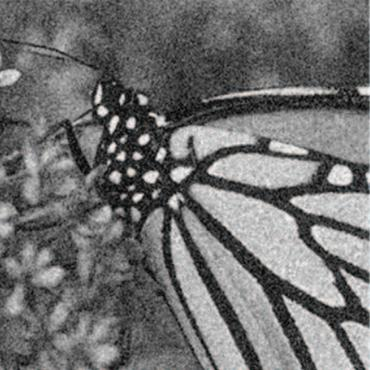
#> input picture LAB_6/LAB_6/noise.jpg, 370 x 370 px, found by its file name
$ python zad2.py
#> lines starting #> are read from the running program, lines starting #| are printed output that depends on the picture
import cv2

img_path = '/Users/mikolajszechniuk/Library/Mobile Documents/com~apple~CloudDocs/NAI/LAB_6/LAB_6/noise.jpg'
img = cv2.imread(img_path)
#> img is the input picture: shape (370, 370, 3); mean B, G, R 111, 111, 111.1
smooth_img = cv2.medianBlur(img, 5)
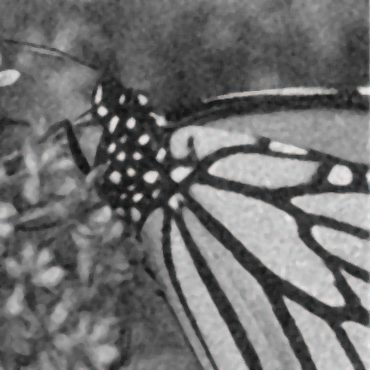
#> smooth_img: shape (370, 370, 3); mean B, G, R 111, 111.1, 111.1


edge_before = cv2.Canny(img,100,200 )
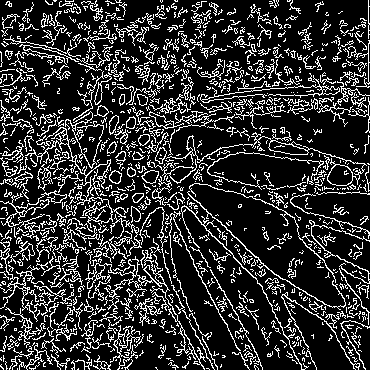
#> edge_before: shape (370, 370); 19.5% white in thin lines or dots
cv2.imshow('img', edge_before)
edge_after = cv2.Canny(smooth_img,100,200)
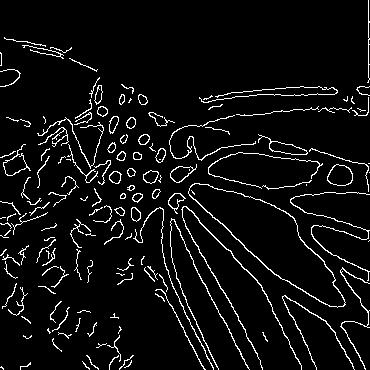
#> edge_after: shape (370, 370); 5.9% white in thin lines or dots
cv2.imshow('img1', edge_after)

cv2.waitKey(0)
cv2.destroyAllWindows()
